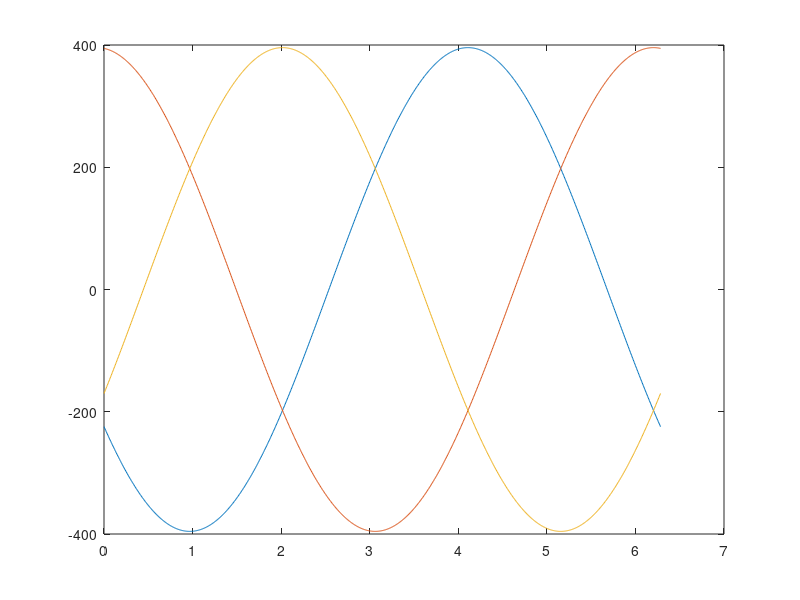
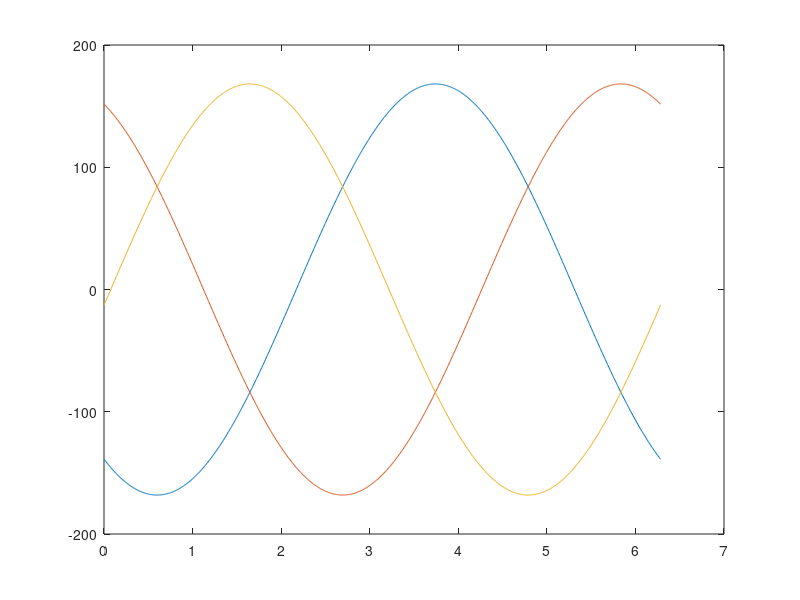
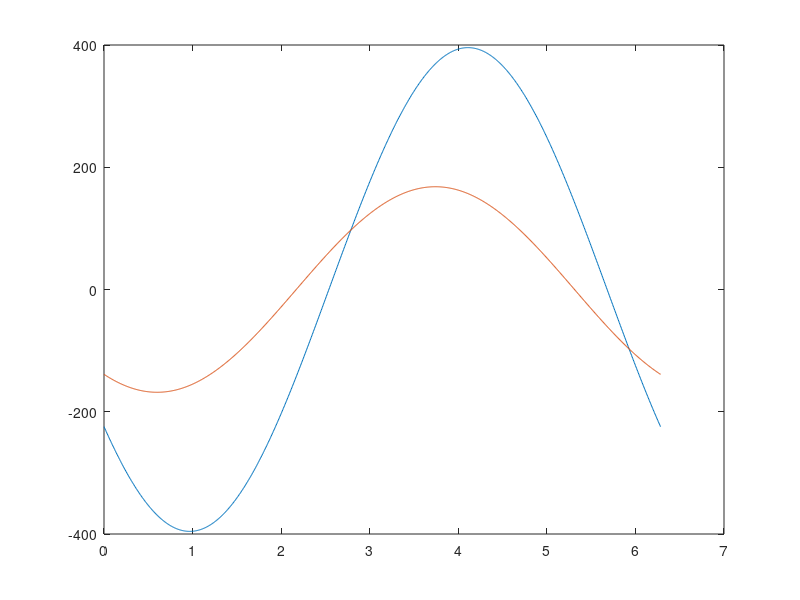
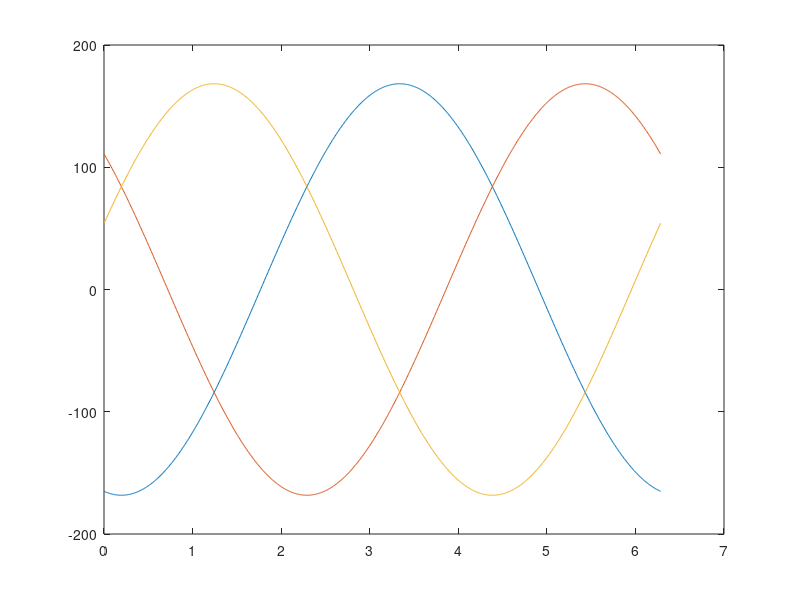

The MATLAB source for these figures, in order: (Note: this script raises an error after producing the figures.)
for n=[1,1.5,2,2.5,3] 
given_parameters=2;
% Given parameters- 2
id = -224.33; %  d-axis current value in A
iq = 325.97; %  q-axis current value in A
vd = -138.8; %  d-axis voltage value in V
vq = 94.9; %  q-axis voltage value in V
Vdc= 625; % DC link voltage in V
Ld= 62.1e-6; % d-axis inductance value in H
Lq=101e-6; % q-axis inductance value in H
Torque= 600; % Torque of the motor in N.m
RPM = 3000; % Rotational speed in RPM

%% Electrical Frequency
% Given values
p = 6; % Number of pole pairs
% Calculate electrical frequency
fe = (RPM * p) / 60;
%% Swithcing frequency and SPWM mode selection 

f1 = fe; % Fundamental frequency
fc = n*34*fe; %Selected carrier frequency 
pn = fc/f1; % Pulse number
cmode='none'; % reference common-mode injection 
cmode='tri6'; % reference common-mode injection 

%% Calculations 
debug_mode=1; % make 1 if you want to see the graphs
Length=1000;
theta= linspace(0,2*pi,Length); % Electrical angle in radians (change as per the rotor position or time-varying angle)

%% Time domain currents
% Given d-axis and q-axis currents (id, iq)
% Inverse Park Transformation: dq to alpha-beta
ialpha = id * cos(theta) - iq * sin(theta);
ibeta = id * sin(theta) + iq * cos(theta);
% Inverse Clarke Transformation: alpha-beta to abc
i_a = ialpha;
i_b = -0.5 * ialpha + (sqrt(3) / 2) * ibeta;
i_c = -0.5 * ialpha - (sqrt(3) / 2) * ibeta;

if debug_mode==1
figure('Name','Time Domain Currents')
plot(theta,i_a)
hold on; 
plot(theta,i_b)
hold on; 
plot(theta,i_c)
end
%% Time domain voltages 
% Given d-axis and q-axis voltages (vd, vq)
% Inverse Park Transformation: dq to alpha-beta
valpha = vd * cos(theta) - vq * sin(theta);
vbeta = vd * sin(theta) + vq * cos(theta);
% Inverse Clarke Transformation: alpha-beta to abc
v_a = valpha;
v_b = -0.5 * valpha + (sqrt(3) / 2) * vbeta;
v_c = -0.5 * valpha - (sqrt(3) / 2) * vbeta;

if debug_mode==1
figure('Name','Time Domain Voltages')
plot(theta,v_a)
hold on; 
plot(theta,v_b)
hold on; 
plot(theta,v_c)
end

%% i_a, v_a
if debug_mode==1
figure('Name','Time Domain Phase-A Current and Voltage')
plot(theta,i_a)
hold on; 
plot(theta,v_a)
end
%% Modulation index calculation
ma_calculated=2*max(v_a)/Vdc; % modulation index
peak_phase_current= max(i_a); % peak phase current

%% Power Factor Calculation
% Calculate apparent power (S) in dq frame
S = vd * id + vq * iq; % Real power in dq
V_magnitude = sqrt(vd^2 + vq^2); % Magnitude of voltage vector
I_magnitude = sqrt(id^2 + iq^2); % Magnitude of current vector
% Calculate power factor
power_factor = S / (V_magnitude * I_magnitude);

%% Display results
if debug_mode==1
clc
fprintf('modulation index: %.4f\n', ma_calculated);
fprintf('Power factor: %.4f\n', power_factor);
fprintf('Electrical Frequency: %.2f Hz\n', fe);
fprintf('DC-link Voltage: %.2f V\n', Vdc);fprintf('Peak phase current: %.2f A\n', peak_phase_current);
end 
%% Load angle calculation 
% Given Ld-Lq
vd_machine= vd+id*Ld*fe*2*pi;
vq_machine=vq-Lq*iq*fe*2*pi; 

% Inverse Park Transformation: dq to alpha-beta
valpha_machine = vd_machine * cos(theta) - vq_machine * sin(theta);
vbeta_machine = vd_machine * sin(theta) + vq_machine * cos(theta);
% Inverse Clarke Transformation: alpha-beta to abc
v_a_machine = valpha_machine;
v_b_machine = -0.5 * valpha_machine + (sqrt(3) / 2) * vbeta_machine;
v_c_machine = -0.5 * valpha_machine - (sqrt(3) / 2) * vbeta_machine;

theta_backEMF = atan2(vq_machine, vd_machine);
theta_voltage = atan2(vq, vd);
theta_current = atan2(iq, id);
theta_difference= theta_voltage-theta_backEMF;


if debug_mode==1
figure('Name','Time Domain Voltages of EM')
plot(theta,v_a_machine)
hold on; 
plot(theta,v_b_machine)
hold on; 
plot(theta,v_c_machine)

figure('Name','Time Domain Voltages of EM and Phase')
plot(theta,v_a_machine,'r')
hold on; 
plot(theta,v_a,'b')
hold on; 
end 
%% Load calculation 
resistance= 1.045*max(v_a)*power_factor/max(i_a);
%%

ma=ma_calculated;   % Modulation index
% f1 = fe; % Fundamental frequency
% fc = 34*fe; %Selected carrier frequency 
% pn = fc/f1; % Pulse number
npoints = 8*(1/f1)*1e7; % Number of timepoints
carrytype='tria'; % carrier type 
smp= 'ns';  % reference sampling mode 
% cmode='none'; % reference common-mode injection 
% % cmode='tri6'; % reference common-mode injection 
thetac=0; % carrier phase offset
start_angle= 0; % reference angle to start with
end_angle=16*pi; %reference angle to end with 
ma_dc=0; % DC reference

theta0=0; % reference phase offset
[vp_a,wt_a,carr_a,ref_a] = mod_2lcarr(ma, pn,  npoints ,carrytype,smp,cmode,theta0,thetac,start_angle,end_angle,ma_dc); 
 theta0=4*pi/3; % reference phase offset
[vp_b,wt_b,carr_b,ref_b] = mod_2lcarr(ma, pn,  npoints ,carrytype,smp,cmode,theta0,thetac,start_angle,end_angle,ma_dc); 
theta0=2*pi/3; % reference phase offset
[vp_c,wt_c,carr_c,ref_c] = mod_2lcarr(ma, pn,  npoints ,carrytype,smp,cmode,theta0,thetac,start_angle,end_angle,ma_dc); 
% Numerical waveforms during one cycle
vp= vp_a- (vp_a+vp_b+vp_c)/3;
wt= wt_a;
carr= carr_a;
ref= ref_a;

if debug_mode==1
figure('Name','Reference Voltages of the Modulation' )
plot(wt, ref_a,'r')
hold on 
plot(wt, ref_b,'b')
hold on; 
plot(wt, ref_b,'g')
hold on; 
end

%% Compute phase current in time domain (sinusoidal for simplicity)
Ud = 625; % p2p DC voltage
cosphi =power_factor;  % Cos(phi) at inverter terminal
ippk = peak_phase_current;  % Peak phase current
phi= acos(cosphi);       % Load angle
ip_a_t = ippk*cos(wt-phi);   % sampled phase current over one cycle
ip_b_t = ippk*cos(wt-phi-2*pi/3);   % sampled phase current over one cycle
ip_c_t = ippk*cos(wt-phi-4*pi/3);   % sampled phase current over one cycle

if debug_mode==1
figure('Name','Ideal Current Waveform of phases' )
plot(wt, ip_a_t,'r')
hold on 
plot(wt, ip_b_t,'b')
hold on; 
plot(wt, ip_c_t,'g')
hold on; 
end
%%
theta= wt; 
v_phase_a=vp_a*Ud/2;
v_phase_b=vp_b*Ud/2;
v_phase_c=vp_c*Ud/2;
ipA=ip_a_t;
ipB=ip_b_t;
ipC=ip_c_t;

rs=resistance;
t_end=theta(end)/f1/2/pi;

if debug_mode==1
figure('Name',' Phase Voltage, Phase current and Back-emf' )
plot(theta,v_phase_a)
hold on
plot(theta,ipA)
hold on
end


%% Time domain inductance Calculation
L_a = Ld * sin(theta-theta_difference).^2 + Lq *cos(theta-theta_difference).^2;
L_b = Ld * sin(theta-theta_difference-2*pi/3).^2 + Lq *cos(theta-theta_difference-2*pi/3).^2;
L_c = Ld * sin(theta-theta_difference+2*pi/3).^2 + Lq *cos(theta-theta_difference+2*pi/3).^2;

if debug_mode==1

figure('Name','Time Domain Indutances')
plot(theta,L_a, 'r')
hold on
plot(theta,L_b,'b')
hold on 
plot(theta,L_c,'g')

end

%%

i_a= zeros(size(v_phase_a));
i_b= zeros(size(v_phase_b));
i_c= zeros(size(v_phase_c));

time=wt/2/pi/f1; % angle-to-time
sample_time=time(2)-time(1); % sample_time

for t=2:length(time)

dL_dt = (L_a(t) - L_a(t-1)) / sample_time;
i_a(t) = i_a(t-1) + sample_time * ((v_phase_a(t) - rs*i_a(t-1) - dL_dt * i_a(t-1)) / L_a(t));


dL_dt = (L_b(t) - L_b(t-1)) / sample_time;
i_b(t) = i_b(t-1) + sample_time * ((v_phase_b(t) - rs*i_b(t-1) - dL_dt * i_b(t-1)) / L_b(t));

dL_dt = (L_c(t) - L_c(t-1)) / sample_time;
i_c(t) = i_c(t-1) + sample_time * ((v_phase_c(t) - rs*i_c(t-1) - dL_dt * i_c(t-1)) / L_c(t));

end

if debug_mode==1

figure('Name','Ideal and Solved Currents including Common mode- PhA')
plot(theta,i_a,'-.r')
hold on
plot(theta,ipA,'r')
hold on

figure('Name','Ideal and Solved Currents including Common mode- PhB')
plot(theta,i_b,'-.b')
hold on
plot(theta,ipB,'b')
hold on
figure('Name','Ideal and Solved Currents including Common mode- PhC')
plot(theta,i_c,'-.g')
hold on
plot(theta,ipC,'g')
hold on
end
%%
i_a_differential= i_a- (i_a+i_b+i_c)/3;
i_b_differential= i_b- (i_a+i_b+i_c)/3;
i_c_differential= i_c- (i_a+i_b+i_c)/3;

if debug_mode==1
figure; 
plot(theta,i_a_differential,'r')
hold on
plot(theta,ipA,'b')
hold on
end

if debug_mode==1
figure('Name','Solved Currents Differential')
plot(theta,i_a_differential,'r')
hold on
plot(theta,i_b_differential,'b')
hold on
plot(theta,i_c_differential,'g')
end

%%
Fs=1/sample_time;
Y = fft(i_a_differential);
L=length(time);
P2 = abs(Y/L);
P1 = P2(1:L/2+1);
P1(2:end-1) = 2*P1(2:end-1);
f = Fs/L*(0:(L/2));
%%
if debug_mode==1
figure('Name','Solved Currents FFT for phase-A')
plot(f,P1,"LineWidth",3) 
title("Single-Sided Amplitude Spectrum of X(t)")
xlabel("f (Hz)")
ylabel("|P1(f)|")
xlim([0 20000])
end
%% 
required_length=round(1/fe/sample_time);

start=required_length*4;

time2= time(start:start+required_length);
time2=time2-time2(1);
i_a_differential2= i_a_differential(start:start+required_length);
i_b_differential2= i_b_differential(start:start+required_length);
i_c_differential2= i_c_differential(start:start+required_length);


frequency=1/(time2(end)-time2(1));
theta2=linspace(0,2*pi,length(i_a_differential2));

theta2=theta2-(pi+theta_difference)+0.195; % findind dq update

% Initialize arrays to store results
id2 = zeros(size(time2));
iq2 = zeros(size(time2));

% Compute i_d and i_q over the fundamental period
for k = 1:length(time2)
    thetax=theta2(k); % Electrical angle at each time step
    % Clarke Transformation (3-phase to 2-phase stationary coordinates)
    i_alpha2 = i_a_differential2(k);
    i_beta2 = (1 / sqrt(3)) * (i_a_differential2(k) + 2 * i_b_differential2(k));
    % Park Transformation (Stationary to Rotating Coordinates)
    id2(k) = i_alpha2 * cos(thetax) + i_beta2 * sin(thetax);
    iq2(k) = -i_alpha2 * sin(thetax) + i_beta2 * cos(thetax);
end

id_mean=mean(id2);
iq_mean = mean(iq2);
is= sqrt(id_mean^2+iq_mean^2)
%%
if debug_mode==1
figure('Name','dq')
plot(time2,id2) 
hold on
plot(time2,iq2) 
end

%%

% Create a struct to store all data
data.time = time2;
data.i_d_time = id2;
data.i_q_time= iq2;
data.id = id;
data.iq = iq;
data.id_mean = id_mean;
data.iq_mean = iq_mean;
data.vd = vd;
data.vq = vq;
data.Ld = Ld;
data.Lq = Lq;
data.Torque= Torque;
data.Speed= RPM;
data.fundamentalfrequency=fe;
data.fsw=fc;
data.mode=cmode;

% Save the struct to a .mat file

% Define the folder where you want to save the file
saveFolder = 'C:\Github\KTH\IEMDC-2025\Waveforms'; % Replace with the actual folder pat
folder2 =  num2str(given_parameters);  % Converts the number to a string with single quotes '123'
saveFolder=fullfile(saveFolder,folder2);

% Check if the folder exists, create it if it doesn't
if ~isfolder(saveFolder)
    mkdir(saveFolder);
end

% Determine the filename with an incrementing number
baseFilename = 'current_waveform';

fileNumber = 1;

% Check for existing files with similar names and increment
while exist(fullfile(saveFolder, sprintf('%s%d.mat', baseFilename, fileNumber)), 'file')
    fileNumber = fileNumber + 1;
end

% Define the final filename with the folder path
finalFilename = fullfile(saveFolder, sprintf('%s%d.mat', baseFilename, fileNumber));

% Save the struct to the determined filename
save(finalFilename, 'data');

fprintf('Data saved to %s\n', finalFilename);

end
